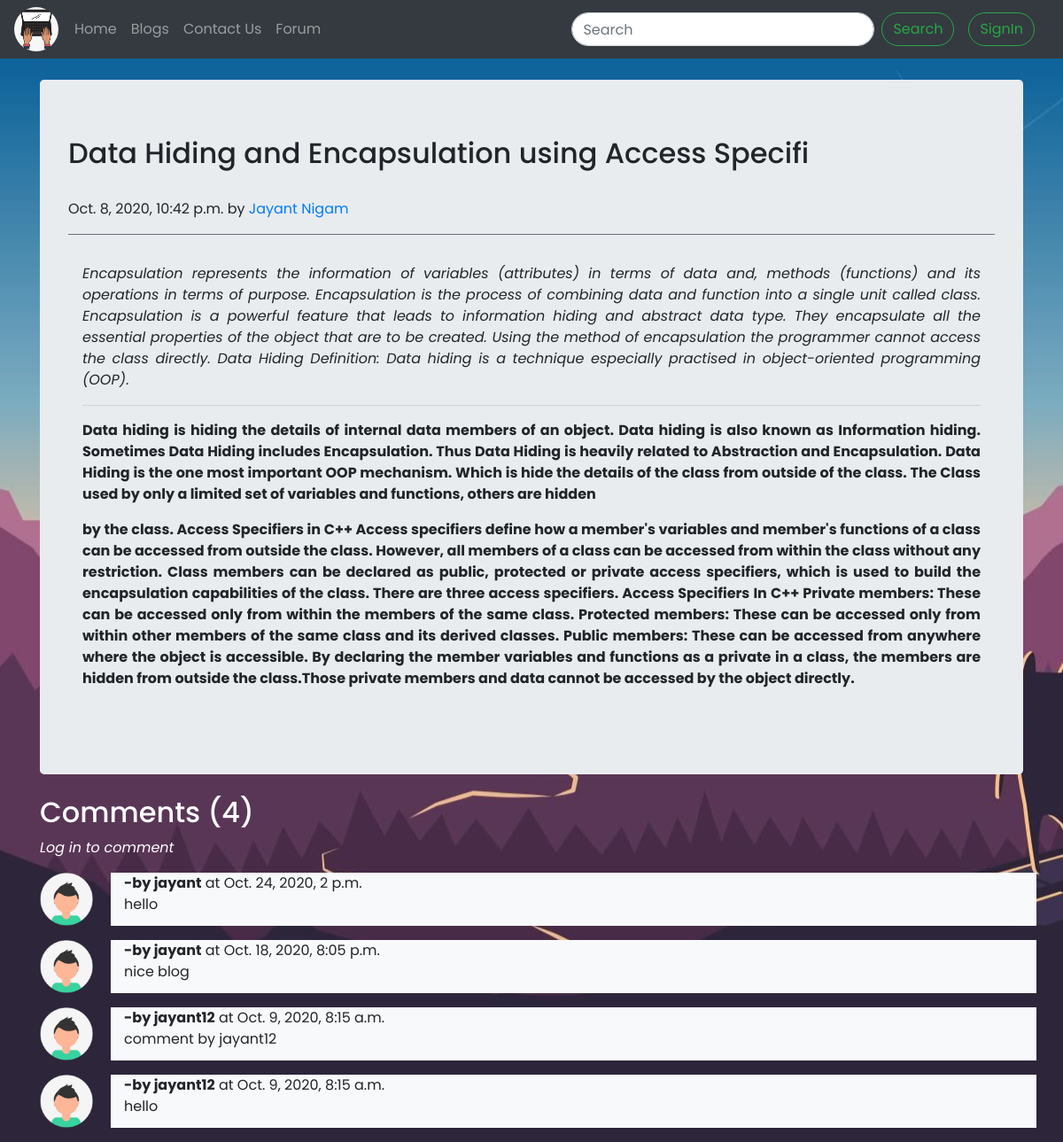
/blog/encapsulation, run on an earlier commit of the app's database.
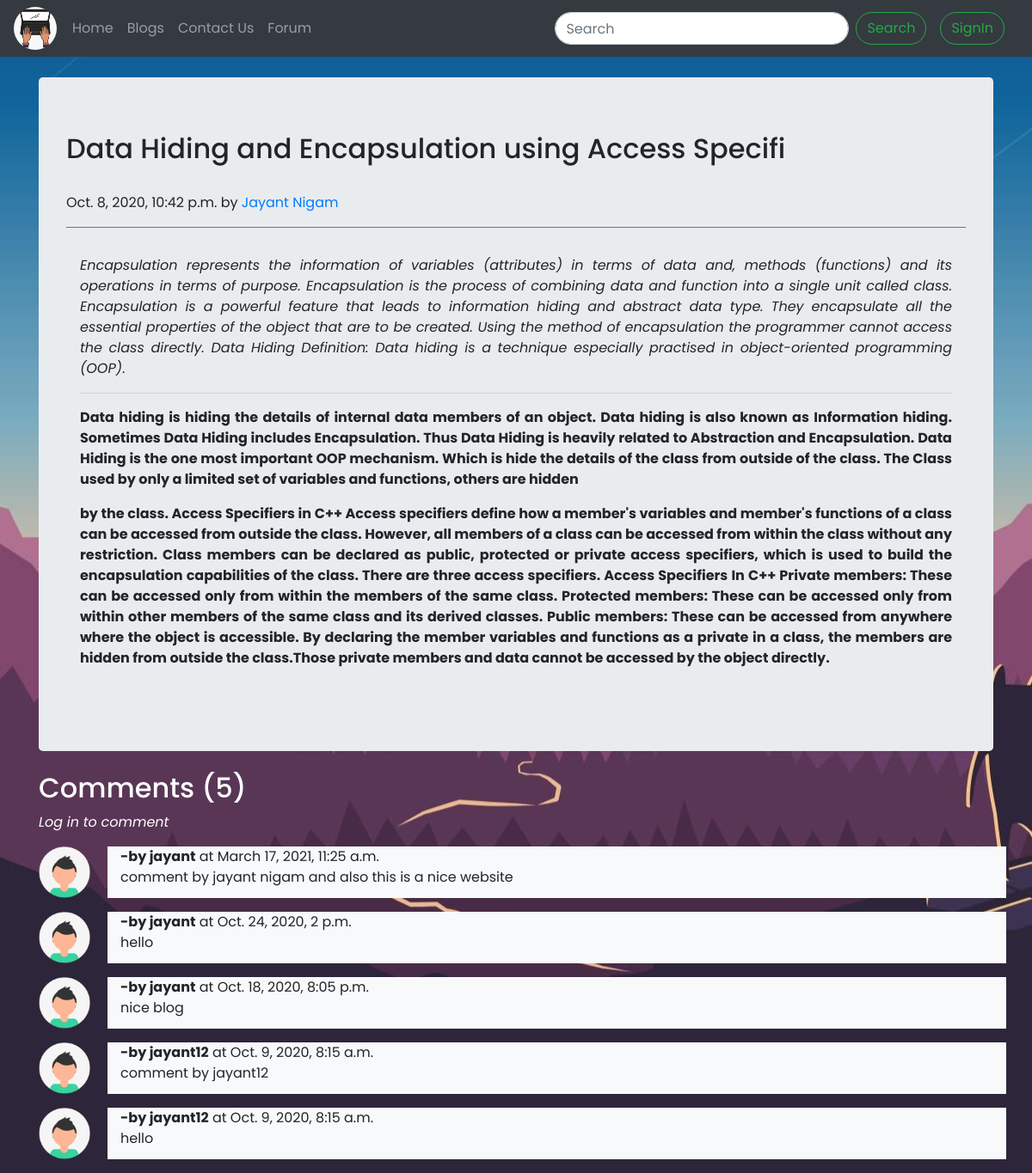
And on a later commit of the database.
### blog/models.py (models this page shows, shortened)
class BlogComment(models.Model):
    sno = models.AutoField(primary_key=True)
    comment = models.TextField()
    user = models.ForeignKey(User, on_delete=models.CASCADE)
    post = models.ForeignKey(Post, on_delete=models.CASCADE)
    parent = models.ForeignKey('self', on_delete=models.CASCADE, null=True)
    timestamp = models.DateTimeField(auto_now_add=True)
    class Meta:
        ordering = ['-timestamp']

### blog/views.py (the view)
# urls.py: path('<str:slug>', views.blogPost, name='blogpost'),
def blogPost(request, slug):
    post = Post.objects.filter(slug=slug).first()
    comments = BlogComment.objects.filter(post=post)
    print(request.user)
    context = {'post': post, 'comments': comments, 'user': request.user}
    return render(request, 'blog/blogPost.html', context)

### templates/blog/blogPost.html (shortened to what this page needs)
{% extends 'base.html' %}
{% load static %}
{% block body %}
<div class="container ">
  <div class="jumbotron my-4 ">
    <div class="blog-post">
      <h2 class="blog-post-title">{{post.title}}</h2>
      <p class="blog-post-meta">{{post.timeStamp}} by <a href="#">{{post.author}}</a></p>
      <div class="post-content border-top border-secondary p-3 text-justify">
        <p>{{post.content|safe}}</p>
      </div>
    </div>
  </div>
</div>
<div>
  <div class="container">
    {% if user.is_authenticated %}
    <form action="/blog/postComment" method='post'>
      <form>
        <h2 class='my-2' id="commentscount" style="color: white;
    padding:1rem;
    background-color:rgb(35, 139, 250);
    border-radius: 2rem;
    font-size: 1.5rem;">Comments({{comments.count}})</h2>
        <div class="form-group">
          {% csrf_token %}
          <label for="exampleInputEmail1" style="color: white;">post your comment </label>
          <input type="text" class="form-control" name='comment' placeholder='comment here' id='commentbox'
            onkeyup="enabledisable(this)">
          <input type="hidden" name="postSno" value="{{post.sno}}">
        </div>
        <button type="submit" class="btn btn-primary" disabled='disabled' id="commentbtn">comment</button>
      </form>
      <script type="text/javascript">
        function enabledisable(commentbox) {
          var cmtbtn = document.getElementById('commentbtn');
          if (commentbox.value.trim() != "") {
            cmtbtn.disabled = false;
          }
          else {
            cmtbtn.disabled = true;
          }
        };
      </script>
      {% for comment in comments %}
      <div class="row my-3">
        <div class="col-md-1"><img src="/static/images/avatar.png" alt="" height="60px"> </div>
        <div class="col-md-11 bg-light">
          <b>-by {{comment.user.username}}</b> at {{comment.timestamp}}
          <div>
            {{comment.comment}}
          </div>
        </div>
      </div>
      {% endfor %}
      {% else %}
      <h2 class='my-2' style="color:white!important;">Comments ({{comments.count}})</h2>
      <a href="/loginpage"><i style="color: white;">Log in to comment</i></a>
      {% for comment in comments %}
      <div class="row my-3">
        <div class="col-md-1"><img src="/static/images/avatar.png" alt="" height="60px"></div>
        <div class="col-md-11 bg-light">
          <b>-by {{comment.user.username}}</b> at {{comment.timestamp}}
          <div id='comment'>
            {{comment.comment}}
          </div>
        </div>
      </div>
      {% endfor %}
      {% endif %}
  </div>
</div>
{% endblock body %}

What changed in the data, as far as the page shows it:
added BlogComment: user.username "jayant", timestamp "March 17, 2021, 11:25 a.m.", comment "comment by jayant nigam and also this is a nice website"
Also different on the page:
{{ comments.count }}: "4" → "5"
